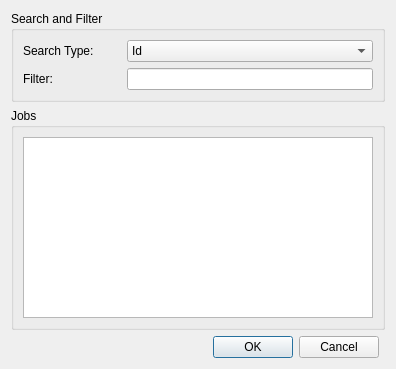
<?xml version="1.0" encoding="UTF-8"?>
<ui version="4.0">
 <class>selectJob</class>
 <widget class="QDialog" name="selectJob">
  <property name="geometry">
   <rect>
    <x>0</x>
    <y>0</y>
    <width>396</width>
    <height>369</height>
   </rect>
  </property>
  <property name="windowTitle">
   <string>Select a Job</string>
  </property>
  <layout class="QGridLayout" name="gridLayout">
   <item row="0" column="0" colspan="2">
    <widget class="QGroupBox" name="groupBox">
     <property name="title">
      <string>Search and Filter</string>
     </property>
     <layout class="QGridLayout" name="gridLayout_2">
      <item row="0" column="0">
       <widget class="QLabel" name="label">
        <property name="text">
         <string>Search Type:        </string>
        </property>
       </widget>
      </item>
      <item row="1" column="0">
       <widget class="QLabel" name="label_2">
        <property name="text">
         <string>Filter:</string>
        </property>
       </widget>
      </item>
      <item row="0" column="1">
       <widget class="QComboBox" name="comboBox">
        <item>
         <property name="text">
          <string>Id</string>
         </property>
        </item>
        <item>
         <property name="text">
          <string>Name</string>
         </property>
        </item>
        <item>
         <property name="text">
          <string>UserID</string>
         </property>
        </item>
        <item>
         <property name="text">
          <string>Status</string>
         </property>
        </item>
       </widget>
      </item>
      <item row="1" column="1">
       <widget class="QLineEdit" name="lineEdit"/>
      </item>
     </layout>
    </widget>
   </item>
   <item row="1" column="0" colspan="2">
    <widget class="QGroupBox" name="groupBox_2">
     <property name="title">
      <string>Jobs</string>
     </property>
     <layout class="QGridLayout" name="gridLayout_3">
      <item row="0" column="0">
       <widget class="QTableView" name="tableView">
        <property name="selectionMode">
         <enum>QAbstractItemView::SingleSelection</enum>
        </property>
        <property name="selectionBehavior">
         <enum>QAbstractItemView::SelectRows</enum>
        </property>
       </widget>
      </item>
     </layout>
    </widget>
   </item>
   <item row="2" column="0">
    <widget class="QDialogButtonBox" name="buttonBox">
     <property name="standardButtons">
      <set>QDialogButtonBox::Cancel|QDialogButtonBox::Ok</set>
     </property>
    </widget>
   </item>
  </layout>
 </widget>
 <resources/>
 <connections/>
</ui>
